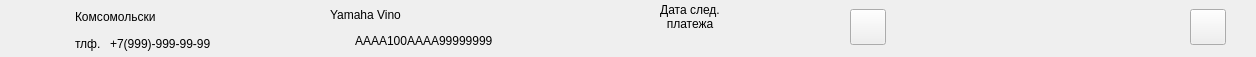
<?xml version="1.0" encoding="UTF-8"?>
<ui version="4.0">
 <class>WidgetItemListArendator</class>
 <widget class="QWidget" name="WidgetItemListArendator">
  <property name="geometry">
   <rect>
    <x>0</x>
    <y>0</y>
    <width>1256</width>
    <height>57</height>
   </rect>
  </property>
  <property name="minimumSize">
   <size>
    <width>1256</width>
    <height>0</height>
   </size>
  </property>
  <property name="maximumSize">
   <size>
    <width>1256</width>
    <height>16777215</height>
   </size>
  </property>
  <property name="windowTitle">
   <string>Form</string>
  </property>
  <property name="styleSheet">
   <string notr="true"/>
  </property>
  <layout class="QVBoxLayout" name="verticalLayout">
   <property name="spacing">
    <number>0</number>
   </property>
   <property name="leftMargin">
    <number>0</number>
   </property>
   <property name="topMargin">
    <number>0</number>
   </property>
   <property name="rightMargin">
    <number>0</number>
   </property>
   <property name="bottomMargin">
    <number>3</number>
   </property>
   <item>
    <widget class="QFrame" name="frameItemListArendator">
     <property name="styleSheet">
      <string notr="true"/>
     </property>
     <layout class="QHBoxLayout" name="horizontalLayout_2">
      <property name="spacing">
       <number>5</number>
      </property>
      <property name="leftMargin">
       <number>0</number>
      </property>
      <property name="topMargin">
       <number>3</number>
      </property>
      <property name="rightMargin">
       <number>0</number>
      </property>
      <property name="bottomMargin">
       <number>3</number>
      </property>
      <item>
       <layout class="QVBoxLayout" name="verticalLayout_2">
        <property name="spacing">
         <number>5</number>
        </property>
        <property name="rightMargin">
         <number>0</number>
        </property>
        <item>
         <widget class="QLabel" name="lbl_dogovor">
          <property name="sizePolicy">
           <sizepolicy hsizetype="Fixed" vsizetype="Preferred">
            <horstretch>0</horstretch>
            <verstretch>0</verstretch>
           </sizepolicy>
          </property>
          <property name="minimumSize">
           <size>
            <width>70</width>
            <height>0</height>
           </size>
          </property>
          <property name="maximumSize">
           <size>
            <width>70</width>
            <height>16777215</height>
           </size>
          </property>
          <property name="styleSheet">
           <string notr="true"/>
          </property>
          <property name="text">
           <string/>
          </property>
          <property name="alignment">
           <set>Qt::AlignCenter</set>
          </property>
         </widget>
        </item>
        <item>
         <widget class="QLabel" name="lbl_vikup">
          <property name="sizePolicy">
           <sizepolicy hsizetype="Preferred" vsizetype="Fixed">
            <horstretch>0</horstretch>
            <verstretch>0</verstretch>
           </sizepolicy>
          </property>
          <property name="minimumSize">
           <size>
            <width>70</width>
            <height>10</height>
           </size>
          </property>
          <property name="maximumSize">
           <size>
            <width>70</width>
            <height>16777215</height>
           </size>
          </property>
          <property name="styleSheet">
           <string notr="true"/>
          </property>
          <property name="text">
           <string/>
          </property>
          <property name="alignment">
           <set>Qt::AlignCenter</set>
          </property>
         </widget>
        </item>
       </layout>
      </item>
      <item>
       <layout class="QVBoxLayout" name="fio_phone_layout">
        <property name="spacing">
         <number>5</number>
        </property>
        <property name="rightMargin">
         <number>0</number>
        </property>
        <item>
         <widget class="QLabel" name="lbl_fio_arendator">
          <property name="minimumSize">
           <size>
            <width>250</width>
            <height>0</height>
           </size>
          </property>
          <property name="maximumSize">
           <size>
            <width>250</width>
            <height>16777215</height>
           </size>
          </property>
          <property name="text">
           <string>Комсомольски</string>
          </property>
         </widget>
        </item>
        <item>
         <layout class="QHBoxLayout" name="horizontalLayout_3">
          <property name="spacing">
           <number>5</number>
          </property>
          <item>
           <widget class="QLabel" name="label_2">
            <property name="minimumSize">
             <size>
              <width>30</width>
              <height>0</height>
             </size>
            </property>
            <property name="maximumSize">
             <size>
              <width>30</width>
              <height>16777215</height>
             </size>
            </property>
            <property name="text">
             <string>тлф.</string>
            </property>
           </widget>
          </item>
          <item>
           <widget class="QLabel" name="lbl_phone">
            <property name="sizePolicy">
             <sizepolicy hsizetype="Preferred" vsizetype="Preferred">
              <horstretch>0</horstretch>
              <verstretch>0</verstretch>
             </sizepolicy>
            </property>
            <property name="minimumSize">
             <size>
              <width>0</width>
              <height>15</height>
             </size>
            </property>
            <property name="maximumSize">
             <size>
              <width>16777215</width>
              <height>15</height>
             </size>
            </property>
            <property name="styleSheet">
             <string notr="true"/>
            </property>
            <property name="text">
             <string>+7(999)-999-99-99</string>
            </property>
            <property name="alignment">
             <set>Qt::AlignLeading|Qt::AlignLeft|Qt::AlignVCenter</set>
            </property>
           </widget>
          </item>
         </layout>
        </item>
       </layout>
      </item>
      <item>
       <widget class="QFrame" name="grb_ts">
        <property name="minimumSize">
         <size>
          <width>200</width>
          <height>0</height>
         </size>
        </property>
        <property name="maximumSize">
         <size>
          <width>200</width>
          <height>16777215</height>
         </size>
        </property>
        <property name="cursor">
         <cursorShape>PointingHandCursor</cursorShape>
        </property>
        <property name="styleSheet">
         <string notr="true">#lbl_transport_model:hover QFrame:hover{color: rgb(235, 0, 0);}</string>
        </property>
        <layout class="QVBoxLayout" name="verticalLayout_3">
         <property name="spacing">
          <number>5</number>
         </property>
         <property name="leftMargin">
          <number>0</number>
         </property>
         <property name="topMargin">
          <number>0</number>
         </property>
         <property name="rightMargin">
          <number>0</number>
         </property>
         <property name="bottomMargin">
          <number>0</number>
         </property>
         <item>
          <widget class="QLabel" name="lbl_transport_model">
           <property name="minimumSize">
            <size>
             <width>200</width>
             <height>0</height>
            </size>
           </property>
           <property name="maximumSize">
            <size>
             <width>200</width>
             <height>16777215</height>
            </size>
           </property>
           <property name="text">
            <string>Yamaha Vino</string>
           </property>
          </widget>
         </item>
         <item>
          <layout class="QHBoxLayout" name="horizontalLayout_4">
           <property name="spacing">
            <number>5</number>
           </property>
           <item>
            <widget class="QLabel" name="lbl_color_ts">
             <property name="minimumSize">
              <size>
               <width>20</width>
               <height>20</height>
              </size>
             </property>
             <property name="maximumSize">
              <size>
               <width>20</width>
               <height>20</height>
              </size>
             </property>
             <property name="text">
              <string/>
             </property>
            </widget>
           </item>
           <item>
            <widget class="QLabel" name="lbl_transport_vin">
             <property name="minimumSize">
              <size>
               <width>175</width>
               <height>20</height>
              </size>
             </property>
             <property name="maximumSize">
              <size>
               <width>175</width>
               <height>20</height>
              </size>
             </property>
             <property name="text">
              <string>AAAA100AAAA99999999</string>
             </property>
            </widget>
           </item>
          </layout>
         </item>
        </layout>
       </widget>
      </item>
      <item>
       <layout class="QVBoxLayout" name="verticalLayout_4">
        <property name="spacing">
         <number>5</number>
        </property>
        <property name="topMargin">
         <number>7</number>
        </property>
        <property name="rightMargin">
         <number>0</number>
        </property>
        <property name="bottomMargin">
         <number>7</number>
        </property>
        <item>
         <widget class="QLabel" name="lbl_size_pay">
          <property name="minimumSize">
           <size>
            <width>100</width>
            <height>0</height>
           </size>
          </property>
          <property name="maximumSize">
           <size>
            <width>100</width>
            <height>16777215</height>
           </size>
          </property>
          <property name="text">
           <string/>
          </property>
          <property name="alignment">
           <set>Qt::AlignCenter</set>
          </property>
         </widget>
        </item>
        <item>
         <widget class="QLabel" name="lbl_metod_pay">
          <property name="minimumSize">
           <size>
            <width>100</width>
            <height>0</height>
           </size>
          </property>
          <property name="maximumSize">
           <size>
            <width>100</width>
            <height>16777215</height>
           </size>
          </property>
          <property name="text">
           <string/>
          </property>
          <property name="alignment">
           <set>Qt::AlignCenter</set>
          </property>
         </widget>
        </item>
       </layout>
      </item>
      <item>
       <layout class="QVBoxLayout" name="verticalLayout_5">
        <property name="spacing">
         <number>5</number>
        </property>
        <property name="rightMargin">
         <number>0</number>
        </property>
        <item>
         <widget class="QLabel" name="label_3">
          <property name="minimumSize">
           <size>
            <width>100</width>
            <height>0</height>
           </size>
          </property>
          <property name="maximumSize">
           <size>
            <width>100</width>
            <height>16777215</height>
           </size>
          </property>
          <property name="text">
           <string>Дата след.
платежа</string>
          </property>
          <property name="alignment">
           <set>Qt::AlignCenter</set>
          </property>
         </widget>
        </item>
        <item>
         <widget class="QLabel" name="lbl_next_pay">
          <property name="text">
           <string/>
          </property>
          <property name="alignment">
           <set>Qt::AlignCenter</set>
          </property>
         </widget>
        </item>
       </layout>
      </item>
      <item>
       <layout class="QVBoxLayout" name="verticalLayout_6">
        <property name="rightMargin">
         <number>0</number>
        </property>
        <item>
         <widget class="QLabel" name="lbl_date_closed_contract">
          <property name="sizePolicy">
           <sizepolicy hsizetype="Preferred" vsizetype="Expanding">
            <horstretch>0</horstretch>
            <verstretch>0</verstretch>
           </sizepolicy>
          </property>
          <property name="minimumSize">
           <size>
            <width>100</width>
            <height>0</height>
           </size>
          </property>
          <property name="maximumSize">
           <size>
            <width>100</width>
            <height>16777215</height>
           </size>
          </property>
          <property name="styleSheet">
           <string notr="true"/>
          </property>
          <property name="text">
           <string/>
          </property>
          <property name="alignment">
           <set>Qt::AlignCenter</set>
          </property>
         </widget>
        </item>
       </layout>
      </item>
      <item>
       <widget class="QPushButton" name="btn_dogovor">
        <property name="minimumSize">
         <size>
          <width>36</width>
          <height>36</height>
         </size>
        </property>
        <property name="maximumSize">
         <size>
          <width>36</width>
          <height>36</height>
         </size>
        </property>
        <property name="cursor">
         <cursorShape>PointingHandCursor</cursorShape>
        </property>
        <property name="toolTip">
         <string>Посмотреть договор</string>
        </property>
        <property name="styleSheet">
         <string notr="true">:hover{background-color: orange}</string>
        </property>
        <property name="text">
         <string/>
        </property>
        <property name="icon">
         <iconset resource="../../resurce.qrc">
          <normaloff>:/Icons/icons/clipboard_.svg</normaloff>:/Icons/icons/clipboard_.svg</iconset>
        </property>
        <property name="iconSize">
         <size>
          <width>24</width>
          <height>24</height>
         </size>
        </property>
       </widget>
      </item>
      <item>
       <spacer name="horizontalSpacer_2">
        <property name="orientation">
         <enum>Qt::Horizontal</enum>
        </property>
        <property name="sizeHint" stdset="0">
         <size>
          <width>20</width>
          <height>20</height>
         </size>
        </property>
       </spacer>
      </item>
      <item>
       <layout class="QHBoxLayout" name="buttonsOption_layout">
        <property name="spacing">
         <number>0</number>
        </property>
       </layout>
      </item>
      <item>
       <spacer name="horizontalSpacer">
        <property name="orientation">
         <enum>Qt::Horizontal</enum>
        </property>
        <property name="sizeHint" stdset="0">
         <size>
          <width>20</width>
          <height>20</height>
         </size>
        </property>
       </spacer>
      </item>
      <item>
       <layout class="QHBoxLayout" name="horizontalLayout">
        <property name="spacing">
         <number>0</number>
        </property>
        <property name="rightMargin">
         <number>0</number>
        </property>
        <item>
         <widget class="QPushButton" name="btn_close_contract">
          <property name="sizePolicy">
           <sizepolicy hsizetype="Fixed" vsizetype="Fixed">
            <horstretch>0</horstretch>
            <verstretch>0</verstretch>
           </sizepolicy>
          </property>
          <property name="minimumSize">
           <size>
            <width>36</width>
            <height>36</height>
           </size>
          </property>
          <property name="maximumSize">
           <size>
            <width>36</width>
            <height>36</height>
           </size>
          </property>
          <property name="cursor">
           <cursorShape>PointingHandCursor</cursorShape>
          </property>
          <property name="styleSheet">
           <string notr="true">:hover{background-color: orange}</string>
          </property>
          <property name="text">
           <string/>
          </property>
          <property name="icon">
           <iconset resource="../../resurce.qrc">
            <normaloff>:/Icons/icons/unlock_.svg</normaloff>:/Icons/icons/unlock_.svg</iconset>
          </property>
          <property name="iconSize">
           <size>
            <width>24</width>
            <height>24</height>
           </size>
          </property>
         </widget>
        </item>
       </layout>
      </item>
      <item>
       <widget class="QLabel" name="lbl_id_ts">
        <property name="minimumSize">
         <size>
          <width>15</width>
          <height>20</height>
         </size>
        </property>
        <property name="maximumSize">
         <size>
          <width>0</width>
          <height>0</height>
         </size>
        </property>
        <property name="text">
         <string/>
        </property>
       </widget>
      </item>
      <item>
       <widget class="QLabel" name="lbl_date_set_arenda">
        <property name="maximumSize">
         <size>
          <width>0</width>
          <height>0</height>
         </size>
        </property>
        <property name="text">
         <string/>
        </property>
       </widget>
      </item>
      <item>
       <widget class="QLabel" name="lbl_id_arendator">
        <property name="minimumSize">
         <size>
          <width>0</width>
          <height>0</height>
         </size>
        </property>
        <property name="maximumSize">
         <size>
          <width>0</width>
          <height>0</height>
         </size>
        </property>
        <property name="text">
         <string/>
        </property>
       </widget>
      </item>
     </layout>
     <zorder>lbl_id_ts</zorder>
     <zorder>lbl_id_arendator</zorder>
     <zorder>horizontalSpacer</zorder>
     <zorder>grb_ts</zorder>
     <zorder></zorder>
     <zorder></zorder>
     <zorder></zorder>
     <zorder>btn_dogovor</zorder>
     <zorder>horizontalSpacer_2</zorder>
     <zorder>lbl_date_set_arenda</zorder>
    </widget>
   </item>
  </layout>
 </widget>
 <resources>
  <include location="../../resurce.qrc"/>
 </resources>
 <connections/>
</ui>
